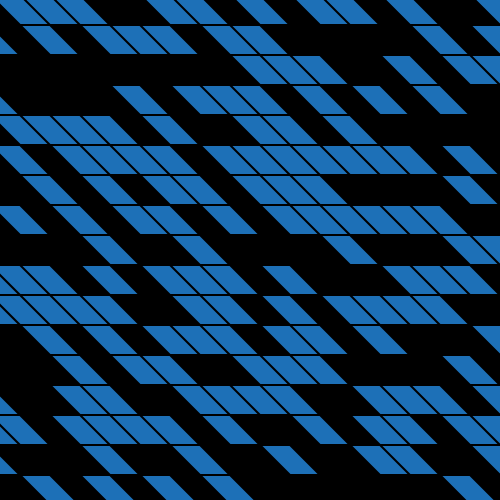
Frame 1 (no input)
Frame 60 (no input): identical to frame 1, image omitted
Frame 120 (the mouse pressed at the canvas centre since frame 60): identical to frame 1, image omitted

The p5.js sketch that drew this single still picture (run headless with seeded random() and noise() and a simulated clock; from frame 60 on, the mouse is pressed at the canvas centre):

// p5.js sketch
// ── sketch.js
function setup() {
createCanvas(500,500);
colorMode(RGB);

      for(var x = -40; x < width; x += 30)
  {
      for(var y = -35; y < height; y += 30)
    {
      strokeWeight(2);
      if(random()<0.5)
      {
        fill(0);
      } else 
      {
        fill(29,112,183);
      }
    triangle(x,y,x+100,y,x+50,y+50);
    }
  }
}
function draw() {
 
}
